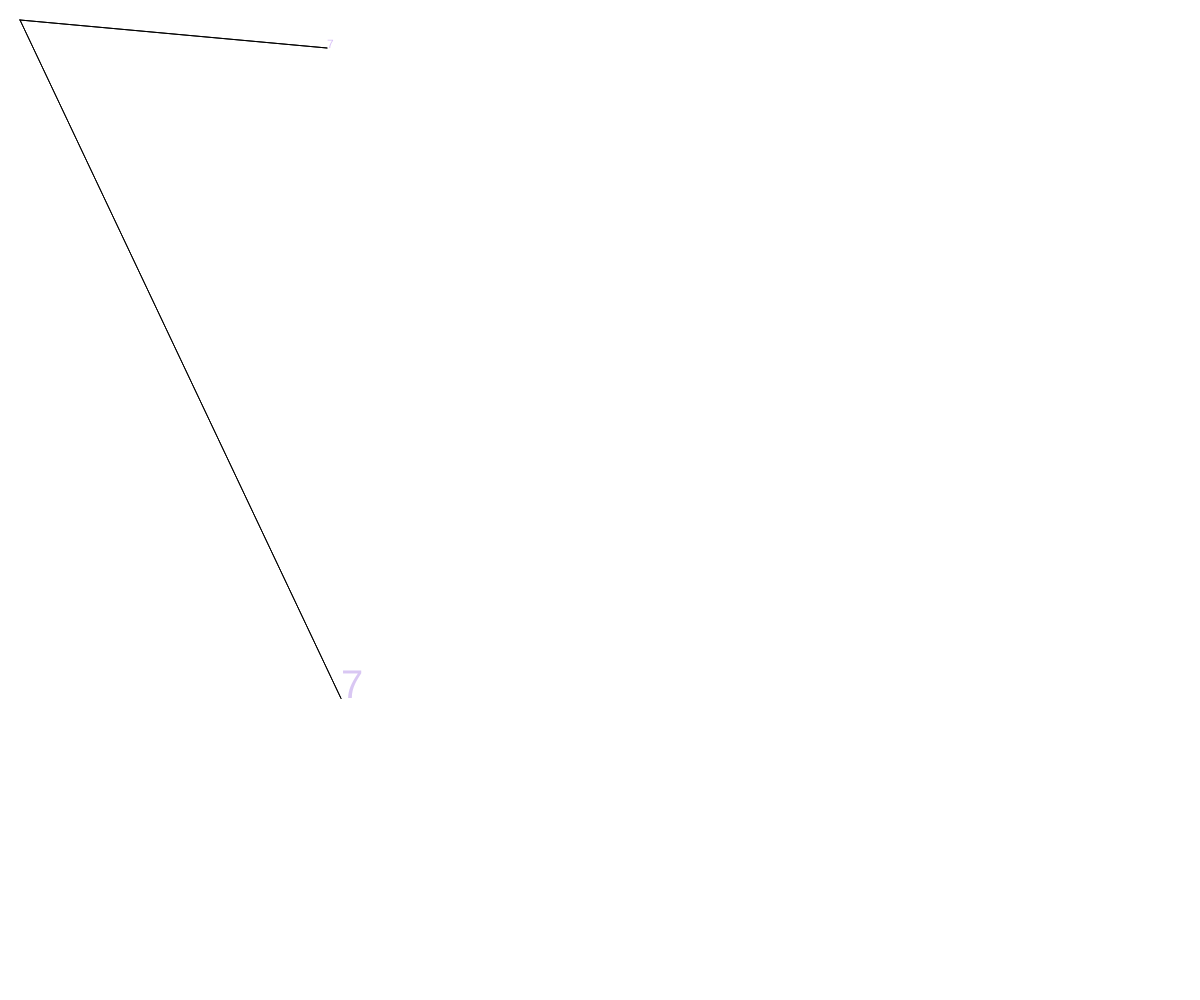
Frame 1 (no input)
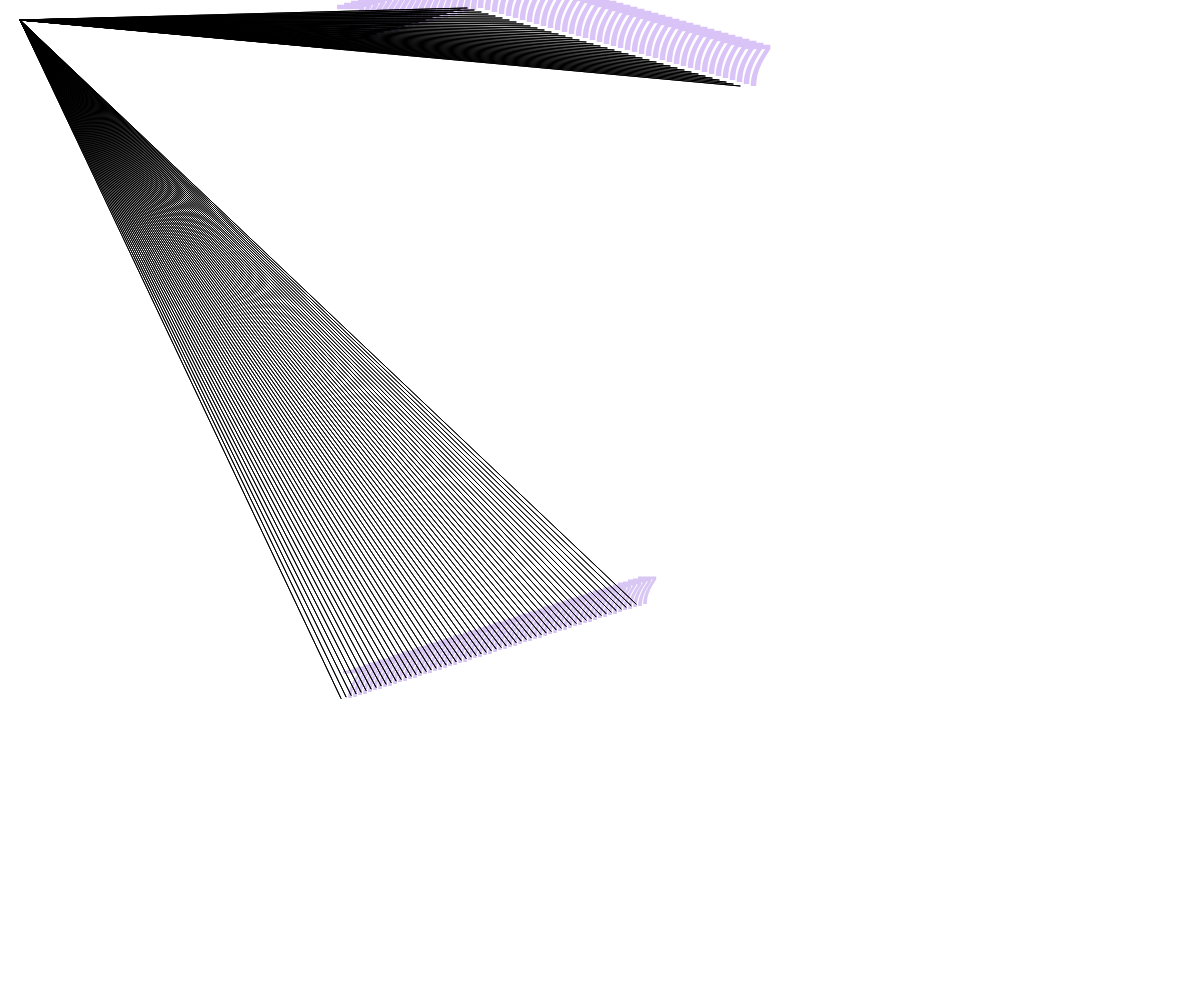
Frame 60 (no input)
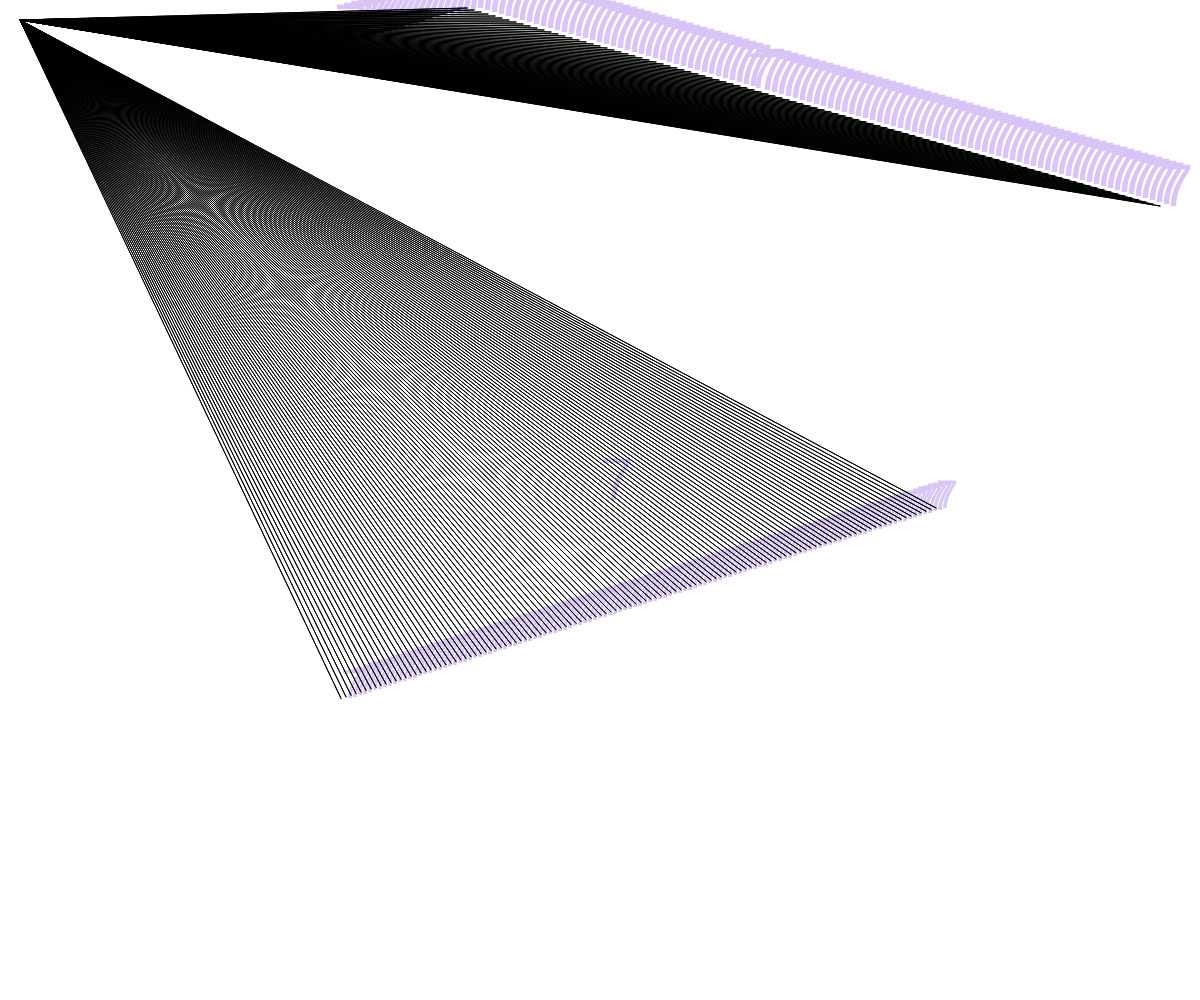
Frame 120 (the mouse pressed at the canvas centre since frame 60)

The p5.js sketch that drew these frames (run headless with seeded random() and noise() and a simulated clock; from frame 60 on, the mouse is pressed at the canvas centre):

// p5.js sketch
// ── sketch.js
// Random Ball Placement
var xBall = Math.floor(Math.random() * 300) + 50;
var yBall = 50;
var xSpeed = (2, 7);
var ySpeed = (-7, -2);
var score = 0

var xBall2 = Math.floor(Math.random() * 280) + 65;
var yBall2 = 700;
var xSpeed2 = (1.6, 5);
var ySpeed2 = (-70, -1.6);



var w = window.innerWidth;
var h = window.innerHeight;

// Canvas
function setup() {
  createCanvas(w, h);
}

//Background

function draw() {

  // Background
  // background(0);

  move();
  display();
  bounce();
  //resetBall();
  paddle();

  
}
// Ball Functions
function move() {
  xBall += xSpeed;
  yBall += ySpeed;
  xBall2 += xSpeed2;
  yBall2 += ySpeed2;

}


function bounce() {

  if (xBall < 10 ||
    xBall > w - 10) {
    xSpeed *= -1;
  }
  if (yBall < 10 ||
    yBall > h - 10) {
    ySpeed *= -1;
  }

  if (xBall2 < 10 ||
    xBall2 > w - 10) {
    xSpeed2 *= -1;
  }
  if (yBall2 < 10 ||
    yBall2 > h - 10) {
    ySpeed2 *= -1;
  }

  // if (xBall2 = mouseX ||
  //   xBall2 > mouseX - 10) {
  //   xSpeed2 *= -1;
  // }
  // if (yBall2 < mouseY ||
  //   yBall2 > mouseY - 10) {
  //   ySpeed2 *= -1;
  // }

}


// Reset Ball
//function resetBall() {
//  if (yBall >= 400 ||
//    yBall > 400 - 10) {
//    ySpeed = 4;
// }

//}

function display() {
  fill('#d9c3f7');
  triangle(xBall, yBall, 20, 20);
  fill('#d9c3f7');
  // ellipse(xBall, yBall, 20, 20);
  text('7', xBall, yBall);
  textSize(40);

    fill('#d9c7f3');
    // ellipse(xBall, yBall, 20, 20);
  

  fill('#d9c3f7');
  triangle(xBall2, yBall2, 20, 20);
 
    fill('#d9c7f3');
    text('7', xBall2, yBall2);
    textSize(60);
  }



// // Bounce off Paddle
function paddle() {
  if ((xBall > mouseX &&
      xBall < mouseX + 90) &&
    (yBall + 10 >= h)) {
    xSpeed *= -1;
    ySpeed *= -1;
    score++;

  }
}

function mousePressed(){
  fill('#d9c7f3');
  text('7', mouseX, mouseY);
  textSize(50);
}
// ── styles.css
body{
    /* position:absolute; */
    padding:0;
    margin: 0;
    overflow:hidden;
}
h1{
    position: absolute;
    color: aliceblue;
    top:25%;
    z-index: 2;
}

.sketch1{
    padding:15px;
    text-align: center;
    justify-content: center;
    left:25%;
    height:15%;
    width:80%;
    /* background-color: blueviolet; */
    border:4px solid;
    border-color: rgb(255, 255, 255);
    z-index: 3;
    margin-top: 10px;
    margin-left: 10px;
    box-shadow: 10px 5px 5px black;
  }

.home{
    position: absolute;
    display:inline-table;
    color: aliceblue;
   bottom:10%;
    z-index: 2;
}
.togglebutton{
    position: absolute;
    top:3%;
    left:3%;
    z-index: 3;
  }


  #menuslider {
    Position:absolute;
    display: flex;
    flex-direction: column;
    top:0;
    right:-200px;
    width:200px;
    height:100vh;
    background-color: grey;
    border-left:2px solid;
    transition: 1s;
    z-index: 2;
    
}
#menuslider.activated{
    right:0;
}

canvas{
    position:absolute;
}
